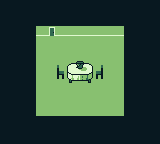

This game map was drawn from its Tiled (.tmx) file and the tilesets committed beside it. A one-line description and the full map source follow:
An orthogonal 20x18 tile map with 8x8 px tiles, 2 tile layers (Tile Layer 1, Stuff), 2 tilesets.

<map version="1.2" tiledversion="1.2.3" orientation="orthogonal" renderorder="right-down" width="20" height="18" tilewidth="8" tileheight="8" infinite="0" nextlayerid="4" nextobjectid="1">
 <tileset firstgid="1" name="Table" tilewidth="8" tileheight="8" tilecount="24" columns="6">
  <image source="Table.png" width="48" height="32" />
 </tileset>
 <tileset firstgid="25" source="Enviroment.tsx" />
 <layer id="1" name="Tile Layer 1" width="20" height="18">
  <data encoding="csv">
32,32,32,32,32,32,32,32,32,32,32,32,32,32,32,32,32,32,32,32,
32,32,32,32,32,32,32,32,32,32,32,32,32,32,32,32,32,32,32,32,
32,32,32,32,32,32,32,32,32,32,32,32,32,32,32,32,32,32,32,32,
32,32,32,32,25,30,26,30,30,30,30,30,30,30,30,31,32,32,32,32,
32,32,32,32,33,38,34,38,38,38,38,38,38,38,38,39,32,32,32,32,
32,32,32,32,41,42,44,44,44,44,44,44,44,44,42,47,32,32,32,32,
32,32,32,32,41,42,44,44,44,44,44,44,44,44,42,47,32,32,32,32,
32,32,32,32,41,42,44,44,44,44,44,44,44,44,42,47,32,32,32,32,
32,32,32,32,41,42,44,44,44,44,44,44,44,44,42,47,32,32,32,32,
32,32,32,32,41,42,44,44,44,44,44,44,44,44,42,47,32,32,32,32,
32,32,32,32,41,42,44,44,44,44,44,44,44,44,42,47,32,32,32,32,
32,32,32,32,41,42,44,44,44,44,44,44,44,44,42,47,32,32,32,32,
32,32,32,32,41,42,42,42,42,42,42,42,42,42,42,47,32,32,32,32,
32,32,32,32,41,44,44,44,44,44,44,44,44,44,44,47,32,32,32,32,
32,32,32,32,49,50,51,52,53,54,50,51,52,53,54,55,32,32,32,32,
32,32,32,32,32,32,32,32,32,32,32,32,32,32,32,32,32,32,32,32,
32,32,32,32,32,32,32,32,32,32,32,32,32,32,32,32,32,32,32,32,
32,32,32,32,32,32,32,32,32,32,32,32,32,32,32,32,32,32,32,32
</data>
 </layer>
 <layer id="3" name="Stuff" width="20" height="18">
  <data encoding="csv">
0,0,0,0,0,0,0,0,0,0,0,0,0,0,0,0,0,0,0,0,
0,0,0,0,0,0,0,0,0,0,0,0,0,0,0,0,0,0,0,0,
0,0,0,0,0,0,0,0,0,0,0,0,0,0,0,0,0,0,0,0,
0,0,0,0,0,0,0,0,0,0,0,0,0,0,0,0,0,0,0,0,
0,0,0,0,0,0,0,0,0,0,0,0,0,0,0,0,0,0,0,0,
0,0,0,0,0,0,0,0,0,0,0,0,0,0,0,0,0,0,0,0,
0,0,0,0,0,0,0,0,0,0,0,0,0,0,0,0,0,0,0,0,
0,0,0,0,0,0,0,0,1,2,3,4,0,0,0,0,0,0,0,0,
0,0,0,0,0,0,0,5,7,8,9,10,18,0,0,0,0,0,0,0,
0,0,0,0,0,0,0,11,13,14,15,16,24,0,0,0,0,0,0,0,
0,0,0,0,0,0,0,0,19,20,21,22,0,0,0,0,0,0,0,0,
0,0,0,0,0,0,0,0,0,0,0,0,0,0,0,0,0,0,0,0,
0,0,0,0,0,0,0,0,0,0,0,0,0,0,0,0,0,0,0,0,
0,0,0,0,0,0,0,0,0,0,0,0,0,0,0,0,0,0,0,0,
0,0,0,0,0,0,0,0,0,0,0,0,0,0,0,0,0,0,0,0,
0,0,0,0,0,0,0,0,0,0,0,0,0,0,0,0,0,0,0,0,
0,0,0,0,0,0,0,0,0,0,0,0,0,0,0,0,0,0,0,0,
0,0,0,0,0,0,0,0,0,0,0,0,0,0,0,0,0,0,0,0
</data>
 </layer>
</map>